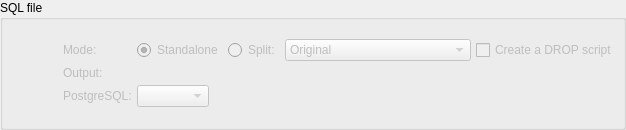
           <widget class="QGroupBox" name="export_to_file_gb">
            <property name="focusPolicy">
             <enum>Qt::FocusPolicy::StrongFocus</enum>
            </property>
            <property name="title">
             <string>SQL file</string>
            </property>
            <layout class="QGridLayout" name="gridLayout_10">
             <property name="leftMargin">
              <number>5</number>
             </property>
             <property name="topMargin">
              <number>5</number>
             </property>
             <property name="rightMargin">
              <number>5</number>
             </property>
             <property name="bottomMargin">
              <number>5</number>
             </property>
             <property name="spacing">
              <number>5</number>
             </property>
             <item row="0" column="1" rowspan="2">
              <widget class="QWidget" name="export_to_file_wgt" native="true">
               <property name="enabled">
                <bool>false</bool>
               </property>
               <property name="sizePolicy">
                <sizepolicy hsizetype="Preferred" vsizetype="Fixed">
                 <horstretch>0</horstretch>
                 <verstretch>0</verstretch>
                </sizepolicy>
               </property>
               <property name="minimumSize">
                <size>
                 <width>0</width>
                 <height>0</height>
                </size>
               </property>
               <layout class="QGridLayout" name="export_to_file_grid">
                <property name="leftMargin">
                 <number>5</number>
                </property>
                <property name="topMargin">
                 <number>5</number>
                </property>
                <property name="rightMargin">
                 <number>0</number>
                </property>
                <property name="bottomMargin">
                 <number>5</number>
                </property>
                <property name="spacing">
                 <number>5</number>
                </property>
                <item row="1" column="0">
                 <widget class="QLabel" name="output_lbl">
                  <property name="enabled">
                   <bool>false</bool>
                  </property>
                  <property name="sizePolicy">
                   <sizepolicy hsizetype="Fixed" vsizetype="Fixed">
                    <horstretch>0</horstretch>
                    <verstretch>0</verstretch>
                   </sizepolicy>
                  </property>
                  <property name="minimumSize">
                   <size>
                    <width>0</width>
                    <height>0</height>
                   </size>
                  </property>
                  <property name="text">
                   <string>Output:</string>
                  </property>
                 </widget>
                </item>
                <item row="2" column="1">
                 <layout class="QHBoxLayout" name="horizontalLayout_5">
                  <property name="spacing">
                   <number>5</number>
                  </property>
                  <item>
                   <widget class="QComboBox" name="pgsqlvers_cmb">
                    <property name="enabled">
                     <bool>false</bool>
                    </property>
                    <property name="minimumSize">
                     <size>
                      <width>0</width>
                      <height>0</height>
                     </size>
                    </property>
                    <property name="maximumSize">
                     <size>
                      <width>16777215</width>
                      <height>16777215</height>
                     </size>
                    </property>
                    <property name="toolTip">
                     <string>PostgreSQL version in which the SQL code should be generated</string>
                    </property>
                    <property name="insertPolicy">
                     <enum>QComboBox::InsertPolicy::InsertAtBottom</enum>
                    </property>
                    <property name="sizeAdjustPolicy">
                     <enum>QComboBox::SizeAdjustPolicy::AdjustToContents</enum>
                    </property>
                    <property name="iconSize">
                     <size>
                      <width>28</width>
                      <height>28</height>
                     </size>
                    </property>
                   </widget>
                  </item>
                  <item>
                   <spacer name="horizontalSpacer">
                    <property name="orientation">
                     <enum>Qt::Orientation::Horizontal</enum>
                    </property>
                    <property name="sizeHint" stdset="0">
                     <size>
                      <width>158</width>
                      <height>20</height>
                     </size>
                    </property>
                   </spacer>
                  </item>
                 </layout>
                </item>
                <item row="0" column="1">
                 <layout class="QHBoxLayout" name="horizontalLayout">
                  <property name="spacing">
                   <number>5</number>
                  </property>
                  <item>
                   <widget class="QRadioButton" name="sql_standalone_rb">
                    <property name="sizePolicy">
                     <sizepolicy hsizetype="Fixed" vsizetype="Fixed">
                      <horstretch>0</horstretch>
                      <verstretch>0</verstretch>
                     </sizepolicy>
                    </property>
                    <property name="toolTip">
                     <string>&lt;strong&gt;Standalone:&lt;/strong&gt; pgModeler will generate a single SQL file containing all the code that defines the whole database. </string>
                    </property>
                    <property name="statusTip">
                     <string/>
                    </property>
                    <property name="text">
                     <string>Standalone</string>
                    </property>
                    <property name="checked">
                     <bool>true</bool>
                    </property>
                   </widget>
                  </item>
                  <item>
                   <widget class="QRadioButton" name="sql_split_rb">
                    <property name="sizePolicy">
                     <sizepolicy hsizetype="Fixed" vsizetype="Fixed">
                      <horstretch>0</horstretch>
                      <verstretch>0</verstretch>
                     </sizepolicy>
                    </property>
                    <property name="toolTip">
                     <string>&lt;strong&gt;Split:&lt;/strong&gt; the SQL definition of each object is generated in separated files inside the selected directory.</string>
                    </property>
                    <property name="statusTip">
                     <string/>
                    </property>
                    <property name="text">
                     <string>Split:</string>
                    </property>
                   </widget>
                  </item>
                  <item>
                   <widget class="QComboBox" name="code_options_cmb">
                    <property name="enabled">
                     <bool>false</bool>
                    </property>
                    <property name="sizePolicy">
                     <sizepolicy hsizetype="Preferred" vsizetype="Fixed">
                      <horstretch>0</horstretch>
                      <verstretch>0</verstretch>
                     </sizepolicy>
                    </property>
                    <property name="toolTip">
                     <string>&lt;p&gt;&lt;strong&gt;Original:&lt;/strong&gt; generates only the original SQL code for each object. The files will be named in such a way to reflect the correct creation order of the objects.&lt;br/&gt;&lt;br/&gt;

&lt;strong&gt;Original + dependencies' SQL:&lt;/strong&gt; generates the original code including all dependencies needed to properly create a single object.&lt;br/&gt;&lt;br/&gt;

&lt;strong&gt;Original + children's SQL:&lt;/strong&gt; generates the original code including all children's SQL code of a single object. This option is used only for schemas, tables, and views&lt;br/&gt;&lt;br/&gt;

&lt;strong&gt;Group by object type:&lt;/strong&gt; instead of creating a separate SQL file per object, groups the SQL code of all objects of the same type in a single file.&lt;/p&gt;</string>
                    </property>
                    <property name="statusTip">
                     <string/>
                    </property>
                    <property name="sizeAdjustPolicy">
                     <enum>QComboBox::SizeAdjustPolicy::AdjustToContents</enum>
                    </property>
                    <item>
                     <property name="text">
                      <string>Original</string>
                     </property>
                    </item>
                    <item>
                     <property name="text">
                      <string>Original + depedencies' SQL</string>
                     </property>
                    </item>
                    <item>
                     <property name="text">
                      <string>Original + children's SQL</string>
                     </property>
                    </item>
                    <item>
                     <property name="text">
                      <string>Group by object type</string>
                     </property>
                    </item>
                   </widget>
                  </item>
                  <item>
                   <widget class="QCheckBox" name="gen_drop_file_chk">
                    <property name="sizePolicy">
                     <sizepolicy hsizetype="Expanding" vsizetype="Fixed">
                      <horstretch>0</horstretch>
                      <verstretch>0</verstretch>
                     </sizepolicy>
                    </property>
                    <property name="toolTip">
                     <string>&lt;p&gt;Create a separate script containing the DROP commands to destroy objects in the database.&lt;/p&gt;</string>
                    </property>
                    <property name="text">
                     <string>Create a DROP script</string>
                    </property>
                   </widget>
                  </item>
                 </layout>
                </item>
                <item row="2" column="0">
                 <widget class="QLabel" name="pgsql_lbl">
                  <property name="sizePolicy">
                   <sizepolicy hsizetype="Fixed" vsizetype="Fixed">
                    <horstretch>0</horstretch>
                    <verstretch>0</verstretch>
                   </sizepolicy>
                  </property>
                  <property name="minimumSize">
                   <size>
                    <width>0</width>
                    <height>0</height>
                   </size>
                  </property>
                  <property name="font">
                   <font>
                    <italic>false</italic>
                   </font>
                  </property>
                  <property name="text">
                   <string>PostgreSQL:</string>
                  </property>
                 </widget>
                </item>
                <item row="0" column="0">
                 <widget class="QLabel" name="mode_lbl">
                  <property name="enabled">
                   <bool>false</bool>
                  </property>
                  <property name="sizePolicy">
                   <sizepolicy hsizetype="Fixed" vsizetype="Fixed">
                    <horstretch>0</horstretch>
                    <verstretch>0</verstretch>
                   </sizepolicy>
                  </property>
                  <property name="minimumSize">
                   <size>
                    <width>0</width>
                    <height>0</height>
                   </size>
                  </property>
                  <property name="statusTip">
                   <string/>
                  </property>
                  <property name="text">
                   <string>Mode:</string>
                  </property>
                 </widget>
                </item>
               </layout>
              </widget>
             </item>
             <item row="0" column="0" rowspan="2">
              <widget class="QToolButton" name="export_to_file_tb">
               <property name="sizePolicy">
                <sizepolicy hsizetype="Fixed" vsizetype="Expanding">
                 <horstretch>0</horstretch>
                 <verstretch>0</verstretch>
                </sizepolicy>
               </property>
               <property name="text">
                <string/>
               </property>
               <property name="icon">
                <iconset resource="../../res/resources.qrc">
                 <normaloff>:/images/images/exporttosql.png</normaloff>:/images/images/exporttosql.png</iconset>
               </property>
               <property name="iconSize">
                <size>
                 <width>37</width>
                 <height>90</height>
                </size>
               </property>
               <property name="checkable">
                <bool>true</bool>
               </property>
               <property name="checked">
                <bool>false</bool>
               </property>
               <property name="autoExclusive">
                <bool>false</bool>
               </property>
               <property name="autoRaise">
                <bool>true</bool>
               </property>
              </widget>
             </item>
            </layout>
           </widget>
